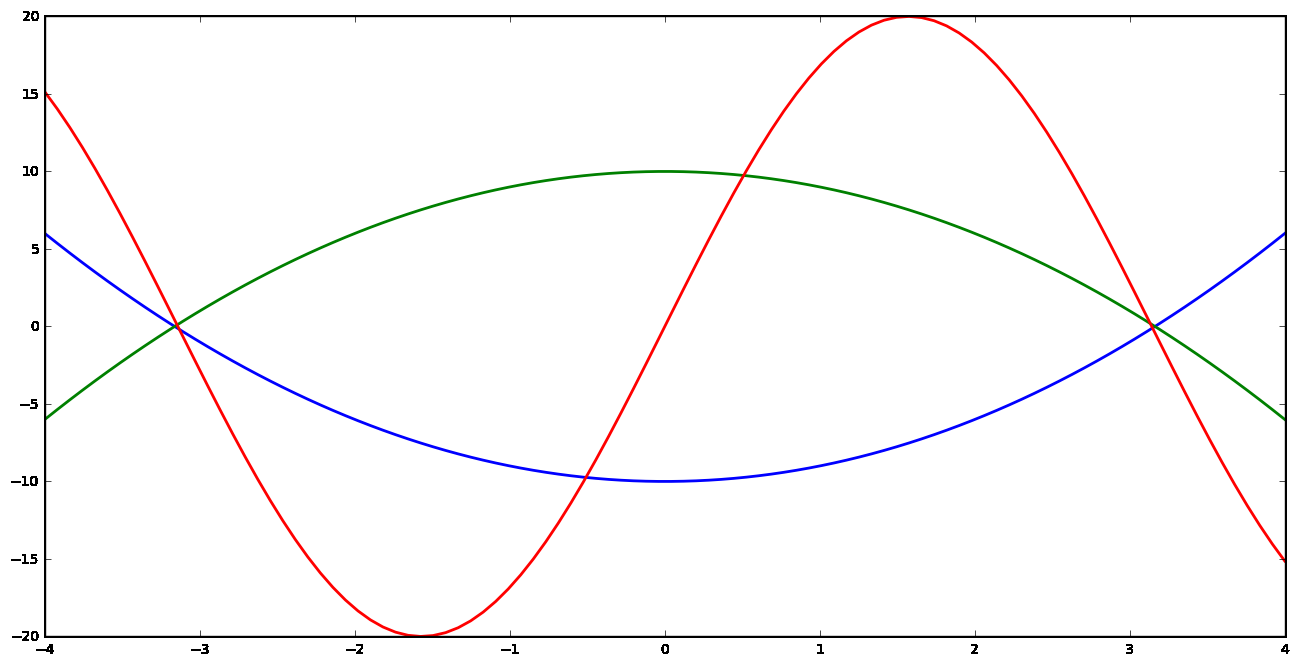
#> input picture samples/input.png, 1299 x 666 px
$ python -i disassemble.py   (imports and definitions only)
#> lines starting #> are read from the running program, lines starting #| are printed output that depends on the picture; after the words box and inside, x2 and y2 are one past the last pixel; in counts of white or black regions, pixels touching at a corner belong together
### plotvision/gridextract.py
from itertools import product

import numpy as np
from PIL import Image
from pytesseract import image_to_string
from scipy.stats import mode
from skimage.filters import threshold_otsu
from skimage.transform import pyramid_expand
from sklearn.linear_model import RANSACRegressor, LinearRegression

from plotvision.utils import crop_zeros, get_projection
from plotvision.utils import try_cast


class GridLine:
    def __init__(self, min, max):
        self.min = min
        self.max = max


class GridPart:
    def __init__(self, inner, outer):
        self.inner = inner
        self.outer = outer


class Grid:
    def __init__(self, vert, horiz):
        self.vert = vert
        self.horiz = horiz


MY_GRID = Grid(
    vert=GridPart(
        inner=GridLine(50, 100),
        outer=GridLine(100, 240)),
    horiz=GridPart(
        inner=GridLine(200, 500),
        outer=GridLine(500, 1000)))


class Transform:
    def __init__(self, bias, scale):
        self.bias = bias
        self.scale = scale

    # [4 lines left out: function apply, not called in this run]

    @staticmethod
    def from_(coordinate_system):
        return TransformBuilder(coordinate_system)


class TransformBuilder:
    def __init__(self, _from):
        self._from = _from

    def to(self, coordinate_system):
        return TransformBuilder.__create_transform(self._from, coordinate_system)

    # [17 lines left out: functions __create_transform, first_not_none, not called in this run]


class VertexValidator:
    def __init__(self, regression_model, ):
        self.regressor = regression_model

    def is_data_valid(self, x, y, epsilon=1):
        return abs(self.regressor.predict(x) - y) < epsilon

    # [6 lines left out: function try_correct, not called in this run]


class CoordinateSystem(object):
    def __init__(self, x_ticks, y_ticks):
        self.x_ticks, self.y_ticks = self.validate(x_ticks, y_ticks)
        self.step = np.array([self.get_step(t) for t in [self.x_ticks, self.y_ticks]])

    # [38 lines left out: functions validate, make_regression, remove_none, get_step, not called in this run]


class FigureCoordinateSystem(CoordinateSystem):
    # [17 lines left out: functions __init__, __get_axes, __crop_axes_labels, not called in this run]

    def __get_numbers(self, ticks_image):
        text = self.__get_plain_text(ticks_image)
        return [try_cast(float)(s) for s in text.split()]

    # [7 lines left out: function __get_plain_text, not called in this run]


class PictureCoordinateSystem(CoordinateSystem):
    def __init__(self, projection):
        left_coords, bottom_coords = self.__get_grids_coordinates(*projection)
        super(PictureCoordinateSystem, self).__init__(bottom_coords, left_coords)

    # [13 lines left out: functions __get_grids_coordinates, parse_grid, not called in this run]

### plotvision/disassemble.py
import numpy as np
from skimage.color import rgb2hsv, hsv2rgb
from skimage.measure import label
from skimage.measure import regionprops
from skimage.morphology import closing
from skimage.morphology import dilation
from skimage.morphology import rectangle
from skimage.morphology import remove_small_objects
from skimage.morphology import skeletonize
from skimage.exposure import rescale_intensity
from sklearn.cluster import DBSCAN

from plotvision.utils import to_rgb


# [23 lines left out: function disassemble, not called in this run]


def is_black_on_white(img):
    return np.mean(rgb2hsv(img)[2]) > 0.2


# [6 lines left out: function hsv_decompose, not called in this run]


def get_grid_mask(saturation_image, volume_image):
    return volume_image * (1 - saturation_image)


# [38 lines left out: functions clusterize_hue, calculate_means_of_clusters, label_clusters, not called in this run]


def clear_noise(plot_mask):
    return remove_small_objects(skeletonize(plot_mask),
                                min_size=5, connectivity=2)


# [17 lines left out: function cut_round_objects, not called in this run]

>>> import cv2
>>> picture = cv2.imread('../samples/input.png', cv2.IMREAD_GRAYSCALE)
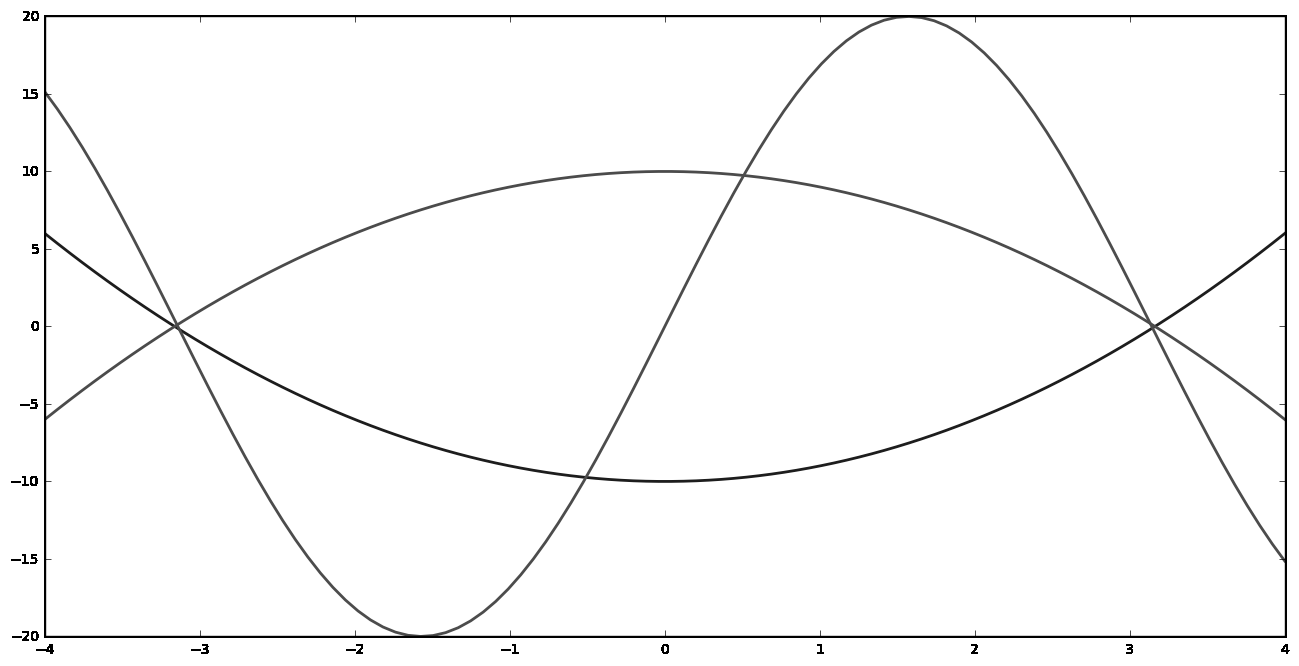
#> picture: shape (666, 1299); min 0, max 255, mean 249.2
>>> result = cut_round_objects(picture)
#> in cut_round_objects, `regions = label(img)`:
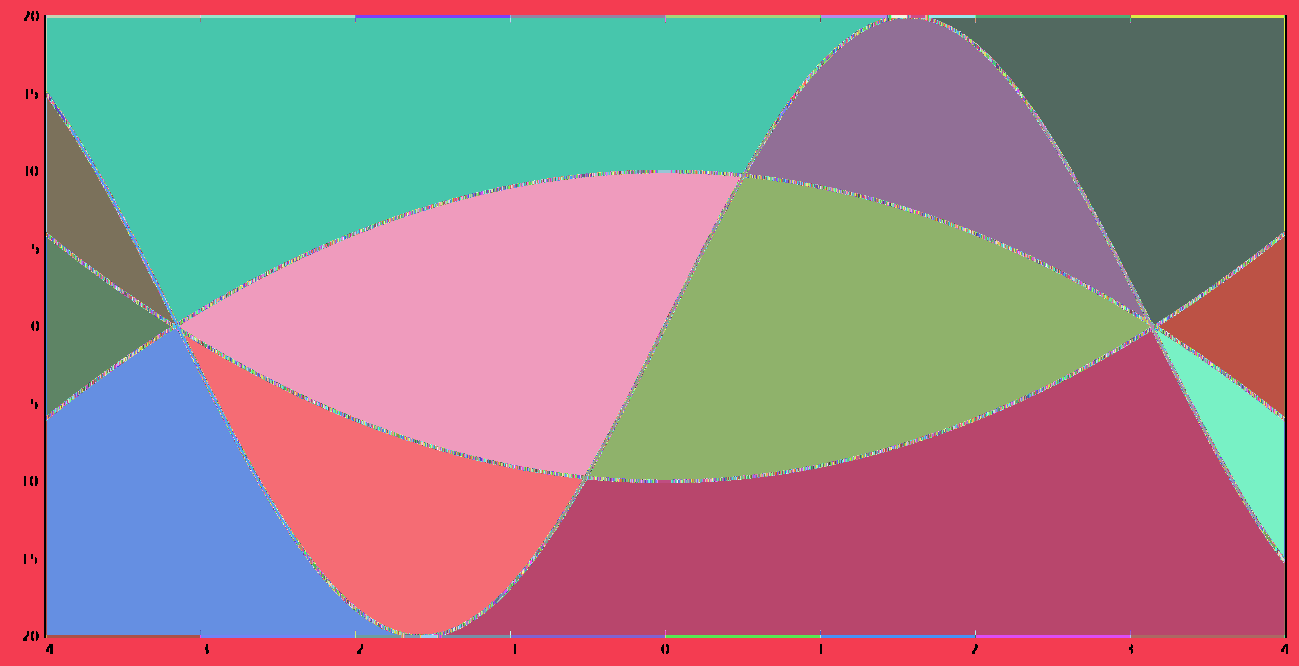
#> regions: shape (666, 1299) int64; 11294 distinct labels, from 0 to 11293; one colour per label, 0 black
#> in cut_round_objects, `dilated = dilation(regions)`:
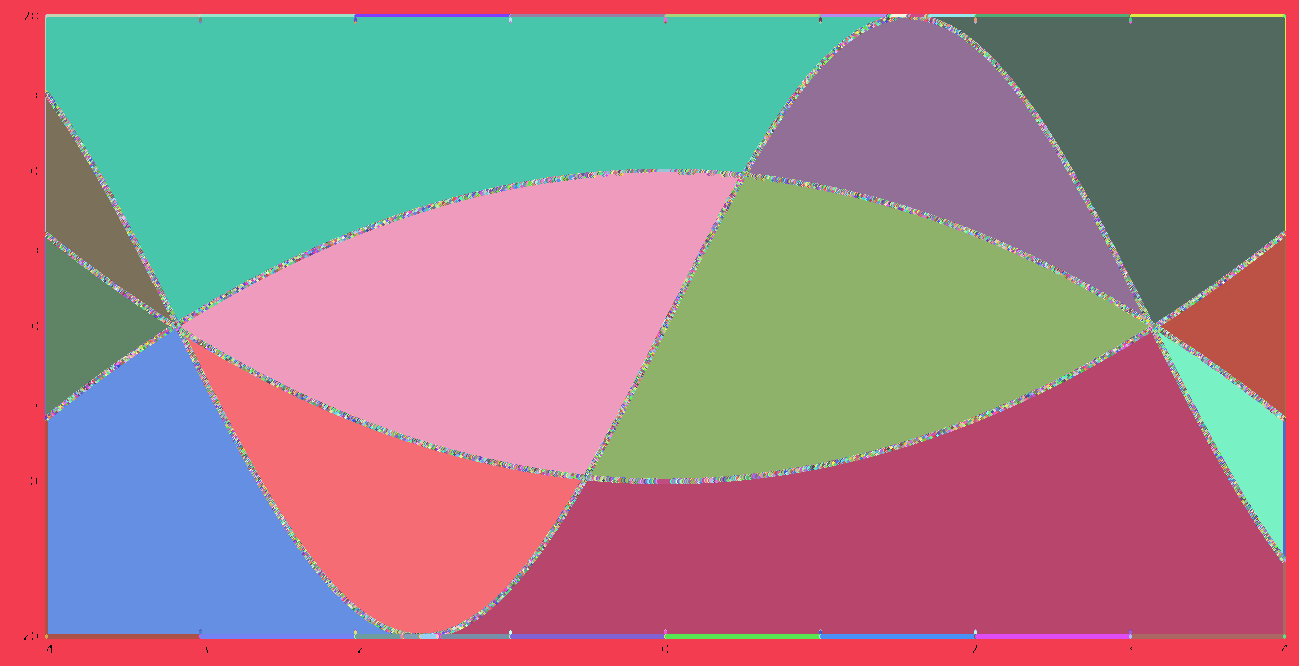
#> dilated: shape (666, 1299) int64; 11294 distinct labels, from 0 to 11293; one colour per label, 0 black
#> the loop in cut_round_objects, `for p, q in zip(regionprops(regions), regionprops(dilated)):` made 11293 passes
#> pass 2, in cut_round_objects, `result += (regions == p.label) * p.label`:
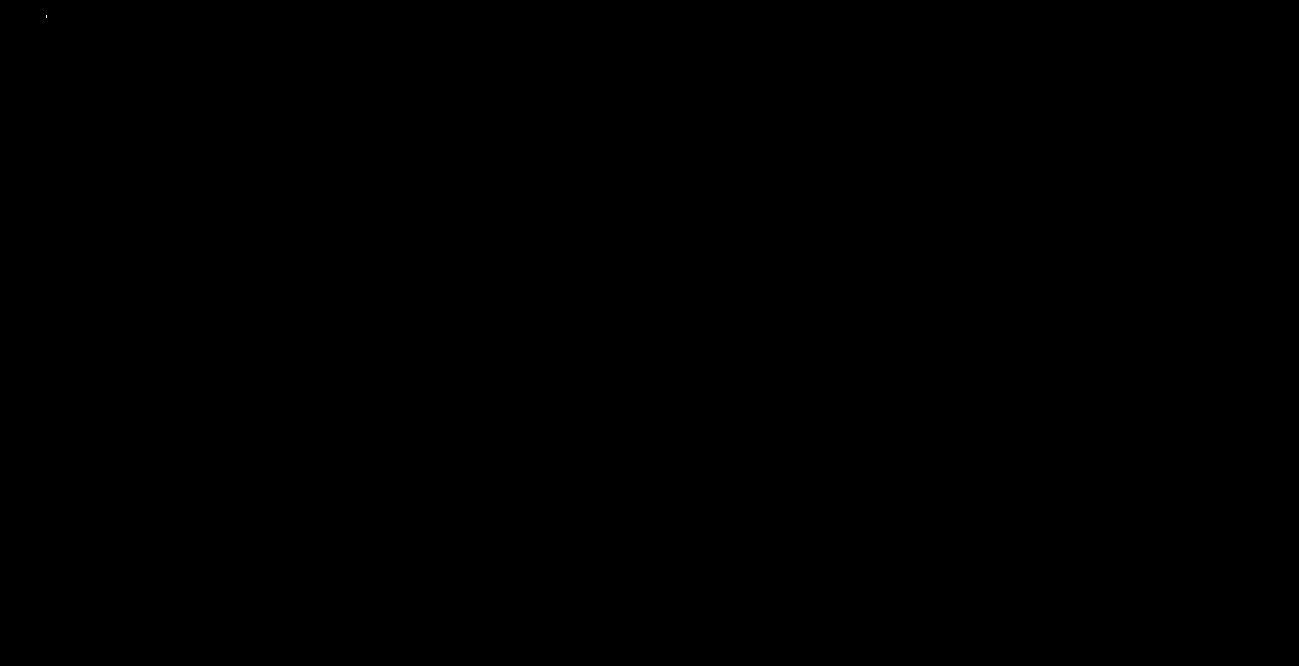
#> result: shape (666, 1299) float64; values 0 (black) and 2 (white), 0% white in thin lines or dots, all inside (x1, y1, x2, y2) = (46, 15, 47, 18)
#> after the loop in cut_round_objects, `for p, q in zip(regionprops(regions), regionprops(dilated)):`:
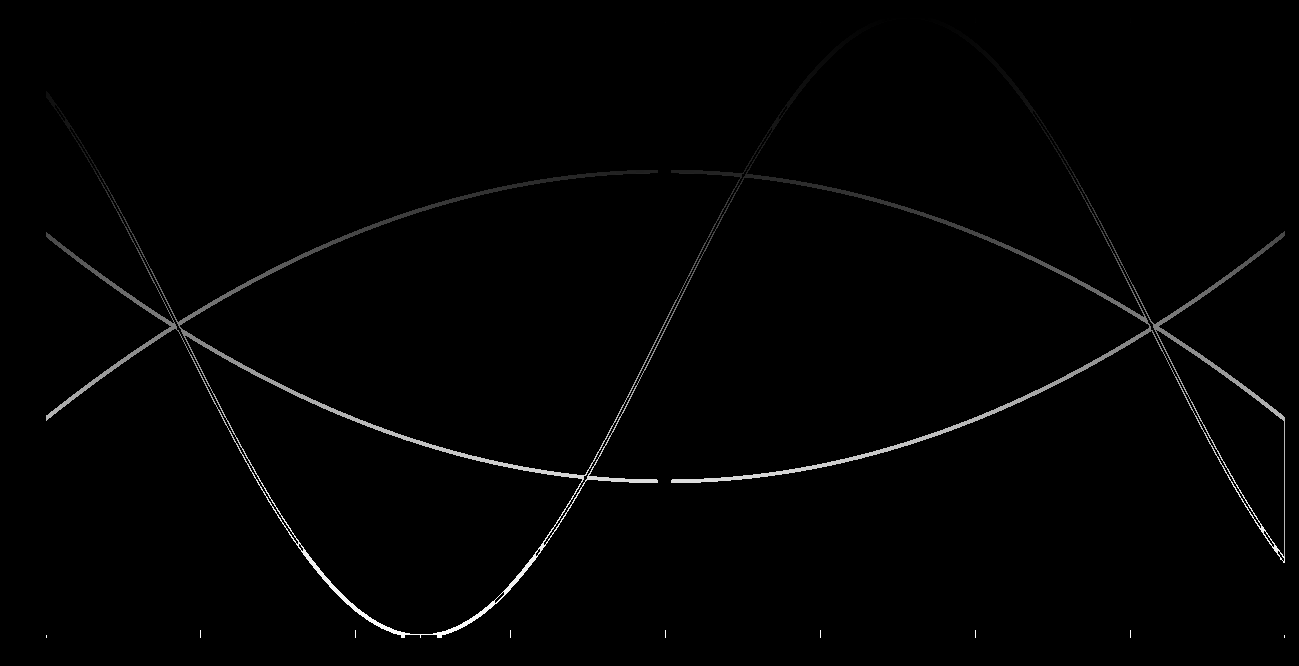
#> result: shape (666, 1299) float64; 2.01% of pixels changed, all inside (x1, y1, x2, y2) = (46, 15, 1285, 638); drawn with min black and max white
#> after the loop in cut_round_objects, `for p, q in zip(regionprops(regions), regionprops(dilated)):`: blobs = 51 pairs, first value 16 to 636, second value 46 to 1284
